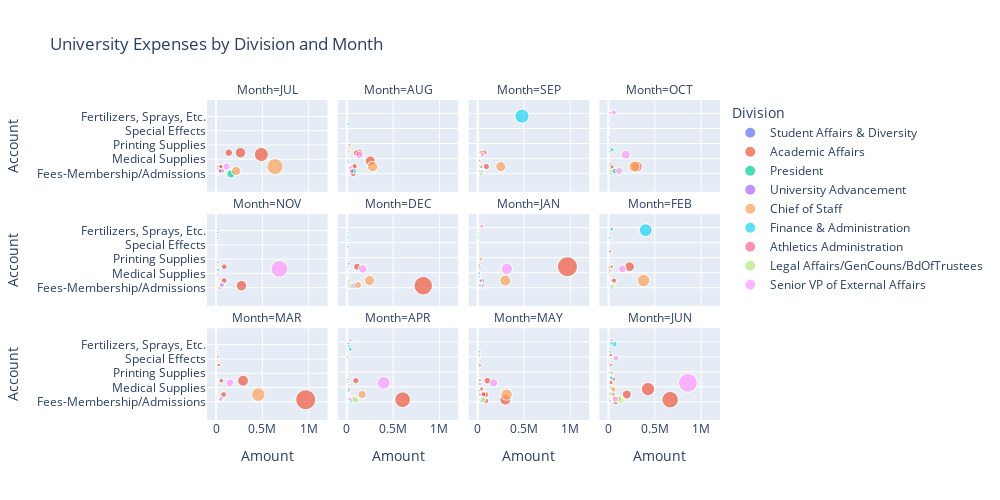

Notebook code for this chart:
### Code cell
## Another scatter plot of Expenses by Division and Month

filtered_df4 = expenses_only_df[
   (expenses_only_df['Budget_Pool'].str.contains('Supplies & Services Budget', case=False, na=False)) &
    (expenses_only_df['Amount'] > 0)
] 
#df = ()
fig = px.scatter(filtered_df4, x='Amount', y='Account',  title='University Expenses by Division and Month', 
                 color='Division', size='Amount',
                facet_col='Month', facet_col_wrap=4, width=1000, height=500
                )
fig.show()
